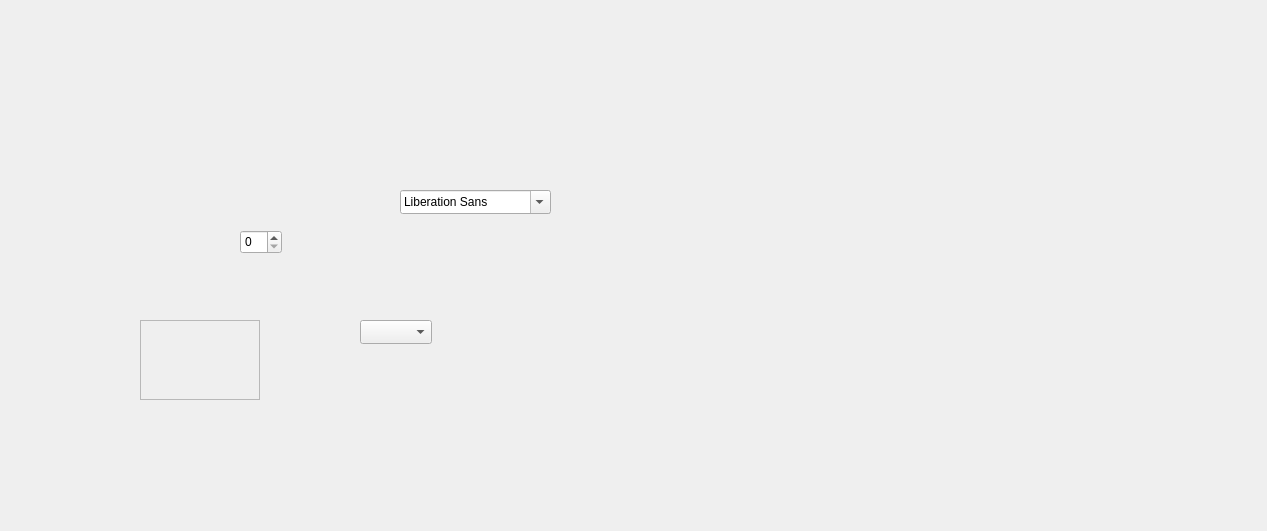
<?xml version="1.0" encoding="UTF-8"?>
<ui version="4.0">
 <class>Form</class>
 <widget class="QWidget" name="Form">
  <property name="geometry">
   <rect>
    <x>0</x>
    <y>0</y>
    <width>1267</width>
    <height>531</height>
   </rect>
  </property>
  <property name="windowTitle">
   <string>Form</string>
  </property>
  <widget class="QFontComboBox" name="fontComboBox">
   <property name="geometry">
    <rect>
     <x>400</x>
     <y>190</y>
     <width>151</width>
     <height>24</height>
    </rect>
   </property>
  </widget>
  <widget class="QSpinBox" name="spinBox">
   <property name="geometry">
    <rect>
     <x>240</x>
     <y>230</y>
     <width>42</width>
     <height>24</height>
    </rect>
   </property>
  </widget>
  <widget class="QStackedWidget" name="stackedWidget">
   <property name="geometry">
    <rect>
     <x>700</x>
     <y>230</y>
     <width>201</width>
     <height>181</height>
    </rect>
   </property>
   <widget class="QWidget" name="page"/>
   <widget class="QWidget" name="page_2"/>
  </widget>
  <widget class="QComboBox" name="comboBox">
   <property name="geometry">
    <rect>
     <x>360</x>
     <y>320</y>
     <width>72</width>
     <height>24</height>
    </rect>
   </property>
  </widget>
  <widget class="QScrollArea" name="scrollArea">
   <property name="geometry">
    <rect>
     <x>140</x>
     <y>320</y>
     <width>120</width>
     <height>80</height>
    </rect>
   </property>
   <property name="widgetResizable">
    <bool>true</bool>
   </property>
   <widget class="QWidget" name="scrollAreaWidgetContents">
    <property name="geometry">
     <rect>
      <x>0</x>
      <y>0</y>
      <width>118</width>
      <height>78</height>
     </rect>
    </property>
   </widget>
  </widget>
 </widget>
 <resources/>
 <connections/>
</ui>
